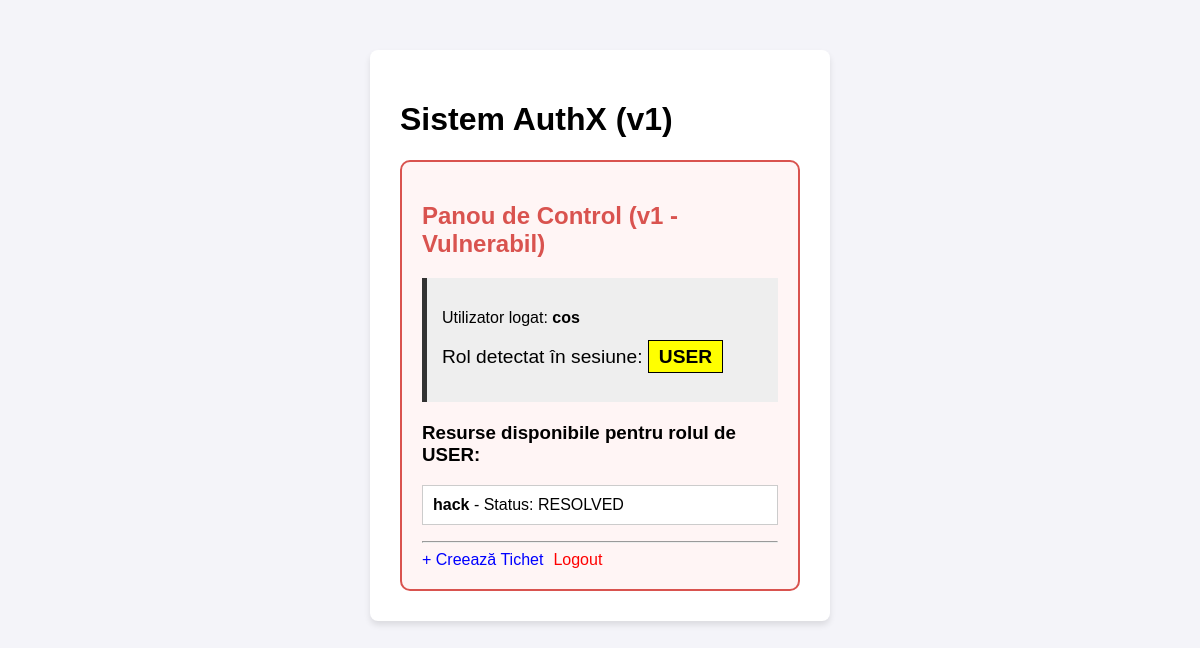
The page /dashboard (signed in) on the database as committed earlier.
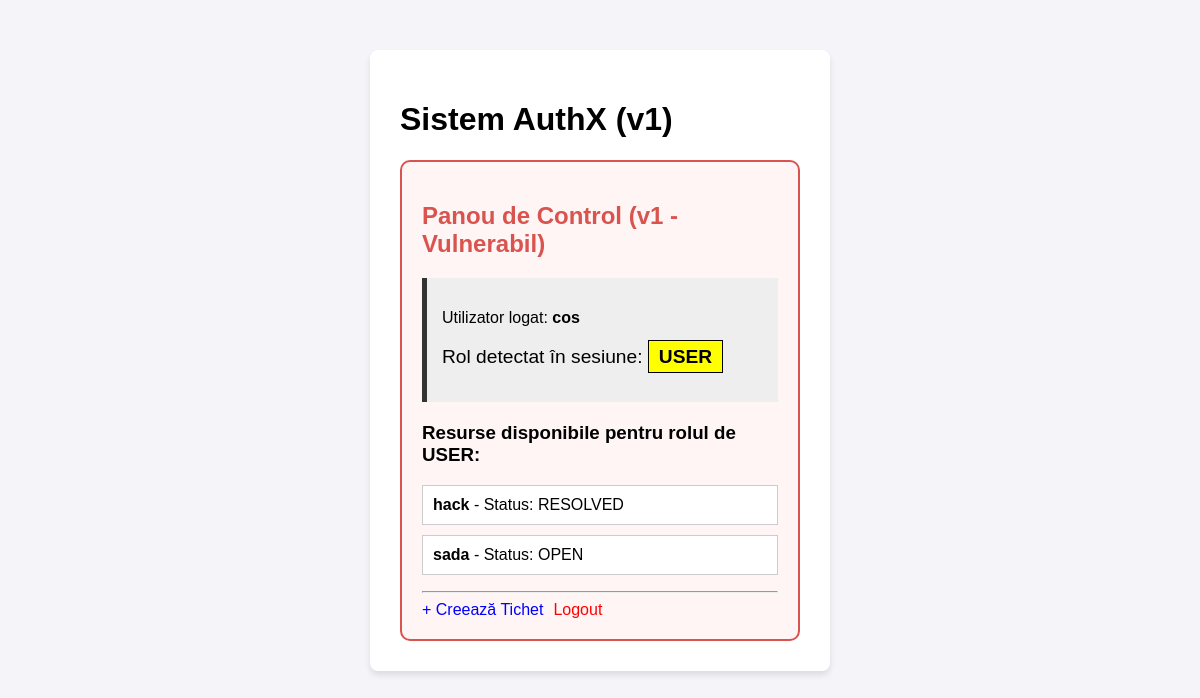
The same page on the database as committed later.
### tables this page shows
CREATE TABLE users (
            id INTEGER PRIMARY KEY AUTOINCREMENT,
            email TEXT UNIQUE NOT NULL,
            password TEXT NOT NULL, 
            role TEXT DEFAULT 'USER',
            created_at TIMESTAMP DEFAULT CURRENT_TIMESTAMP,
            locked BOOLEAN DEFAULT 0
        );

CREATE TABLE tickets (
            id INTEGER PRIMARY KEY AUTOINCREMENT,
            title TEXT NOT NULL,
            description TEXT,
            severity TEXT,
            status TEXT DEFAULT 'OPEN',
            owner_id INTEGER,
            created_at TIMESTAMP DEFAULT CURRENT_TIMESTAMP,
            updated_at TIMESTAMP DEFAULT CURRENT_TIMESTAMP,
            FOREIGN KEY (owner_id) REFERENCES users (id)
        );

### app/routes_app.py (the view)
@app.route('/dashboard')
def dashboard():
    user_id = request.cookies.get('user_id')
    role_from_cookie = request.cookies.get('role', 'USER')
    if not user_id:
        return redirect(url_for('login'))
    conn = get_db_connection()
    user = conn.execute('SELECT * FROM users WHERE id = ?', (user_id,)).fetchone()
    if not user:
        conn.close()
        return redirect(url_for('logout'))
    if role_from_cookie == 'MANAGER':
        tickets = conn.execute('SELECT * FROM tickets').fetchall()
    else:
        tickets = conn.execute('SELECT * FROM tickets WHERE owner_id = ?', (user_id,)).fetchall()
    conn.close()
    return render_template('dashboard.html', user=user, tickets=tickets, current_role=role_from_cookie)

### app/__init__.py (called while the page is built)
def get_db_connection():
    conn = sqlite3.connect(DATABASE)
    conn.row_factory = sqlite3.Row
    return conn

### app/templates/dashboard.html (shortened to what this page needs)
{% extends 'base.html' %}
{% block content %}
<div style="border: 2px solid #d9534f; padding: 20px; border-radius: 10px; background-color: #fff5f5;">
    <h2 style="color: #d9534f;">Panou de Control (v1 - Vulnerabil)</h2>
    <div style="margin: 20px 0; padding: 15px; background: #eee; border-left: 5px solid #333;">
        <p>Utilizator logat: <strong>{{ user['email'] }}</strong></p>
        <p style="font-size: 1.2em;">
            Rol detectat în sesiune:
            <span style="background: yellow; padding: 5px 10px; font-weight: bold; border: 1px solid #000;">
                {{ current_role }}
            </span>
        </p>
    </div>
    <h3>Resurse disponibile pentru rolul de {{ current_role }}:</h3>
    {% if tickets %}
        <ul style="list-style: none; padding: 0;">
        {% for ticket in tickets %}
            <li style="background: white; margin-bottom: 10px; padding: 10px; border: 1px solid #ccc;">
                <strong>{{ ticket['title'] }}</strong> - Status: {{ ticket['status'] }}
            </li>
        {% endfor %}
        </ul>
    {% else %}
        <p>Nu există tichete vizibile pentru acest nivel de acces.</p>
    {% endif %}
    <hr>
    <div style="display: flex; gap: 10px;">
        <a href="{{ url_for('create_ticket') }}" style="text-decoration: none; color: blue;">+ Creează Tichet</a>
        <a href="{{ url_for('logout') }}" style="text-decoration: none; color: red;">Logout</a>
    </div>
</div>
{% endblock %}

### app/templates/base.html (shortened to what this page needs)
<!DOCTYPE html>
<html lang="ro">
<head>
    <link rel="stylesheet" href="{{ url_for('static', filename='style.css') }}">
</head>
<body>
    <div class="container">
        <h1>Sistem AuthX (v1)</h1>
        {% block content %}{% endblock %}
    </div>
</body>
</html>

### app/static/style.css (style rules this page uses)
body { font-family: Arial, sans-serif; background-color: #f4f4f9; margin: 0; padding: 50px; display: flex; justify-content: center; }
.container { background: white; padding: 30px; border-radius: 8px; box-shadow: 0 4px 6px rgba(0,0,0,0.1); width: 100%; max-width: 400px; }

Rows that differ between the two databases and show on the page:
added tickets: title "sada", status "OPEN"
